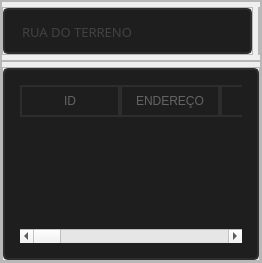
           <widget class="QFrame" name="frame_20">
            <property name="maximumSize">
             <size>
              <width>16777215</width>
              <height>16777215</height>
             </size>
            </property>
            <property name="frameShape">
             <enum>QFrame::StyledPanel</enum>
            </property>
            <property name="frameShadow">
             <enum>QFrame::Raised</enum>
            </property>
            <layout class="QVBoxLayout" name="verticalLayout_3">
             <property name="spacing">
              <number>0</number>
             </property>
             <property name="leftMargin">
              <number>0</number>
             </property>
             <property name="topMargin">
              <number>0</number>
             </property>
             <property name="rightMargin">
              <number>0</number>
             </property>
             <property name="bottomMargin">
              <number>0</number>
             </property>
             <item>
              <widget class="QFrame" name="frame_22">
               <property name="maximumSize">
                <size>
                 <width>16777215</width>
                 <height>60</height>
                </size>
               </property>
               <property name="frameShape">
                <enum>QFrame::StyledPanel</enum>
               </property>
               <property name="frameShadow">
                <enum>QFrame::Raised</enum>
               </property>
               <layout class="QHBoxLayout" name="horizontalLayout_18">
                <property name="spacing">
                 <number>5</number>
                </property>
                <property name="leftMargin">
                 <number>0</number>
                </property>
                <property name="topMargin">
                 <number>5</number>
                </property>
                <property name="rightMargin">
                 <number>0</number>
                </property>
                <property name="bottomMargin">
                 <number>5</number>
                </property>
                <item>
                 <widget class="QFrame" name="frame_25">
                  <property name="frameShape">
                   <enum>QFrame::StyledPanel</enum>
                  </property>
                  <property name="frameShadow">
                   <enum>QFrame::Raised</enum>
                  </property>
                  <layout class="QHBoxLayout" name="horizontalLayout_28">
                   <property name="spacing">
                    <number>0</number>
                   </property>
                   <property name="leftMargin">
                    <number>0</number>
                   </property>
                   <property name="topMargin">
                    <number>0</number>
                   </property>
                   <property name="rightMargin">
                    <number>0</number>
                   </property>
                   <property name="bottomMargin">
                    <number>0</number>
                   </property>
                   <item>
                    <widget class="QLineEdit" name="txt_rua">
                     <property name="sizePolicy">
                      <sizepolicy hsizetype="Expanding" vsizetype="Expanding">
                       <horstretch>0</horstretch>
                       <verstretch>0</verstretch>
                      </sizepolicy>
                     </property>
                     <property name="font">
                      <font>
                       <family>Quicksand</family>
                       <pointsize>10</pointsize>
                      </font>
                     </property>
                     <property name="styleSheet">
                      <string notr="true">QLineEdit{
	border: 2px solid rgb(45, 45, 45);
	border-radius: 5px;
	padding: 15px;
	background-color: rgb(30, 30, 30);
	color: rgb(100, 100, 100);
}
QLineEdit:hover{
	border: 2px solid rgb(55, 55, 55);
}
QLineEdit:focus{
	border: 2px solid rgb(255, 207, 0);
	color: rgb(200, 200, 200);
}</string>
                     </property>
                     <property name="maxLength">
                      <number>32</number>
                     </property>
                     <property name="placeholderText">
                      <string>RUA DO TERRENO</string>
                     </property>
                    </widget>
                   </item>
                  </layout>
                 </widget>
                </item>
                <item>
                 <widget class="QFrame" name="frame_26">
                  <property name="maximumSize">
                   <size>
                    <width>60</width>
                    <height>16777215</height>
                   </size>
                  </property>
                  <property name="frameShape">
                   <enum>QFrame::StyledPanel</enum>
                  </property>
                  <property name="frameShadow">
                   <enum>QFrame::Raised</enum>
                  </property>
                  <layout class="QHBoxLayout" name="horizontalLayout_29">
                   <property name="spacing">
                    <number>0</number>
                   </property>
                   <property name="leftMargin">
                    <number>0</number>
                   </property>
                   <property name="topMargin">
                    <number>0</number>
                   </property>
                   <property name="rightMargin">
                    <number>0</number>
                   </property>
                   <property name="bottomMargin">
                    <number>0</number>
                   </property>
                  </layout>
                 </widget>
                </item>
               </layout>
              </widget>
             </item>
             <item>
              <widget class="QFrame" name="frame_23">
               <property name="frameShape">
                <enum>QFrame::StyledPanel</enum>
               </property>
               <property name="frameShadow">
                <enum>QFrame::Raised</enum>
               </property>
               <layout class="QHBoxLayout" name="horizontalLayout_17">
                <property name="spacing">
                 <number>0</number>
                </property>
                <property name="leftMargin">
                 <number>0</number>
                </property>
                <property name="topMargin">
                 <number>5</number>
                </property>
                <property name="rightMargin">
                 <number>0</number>
                </property>
                <property name="bottomMargin">
                 <number>0</number>
                </property>
                <item>
                 <widget class="QFrame" name="frame_24">
                  <property name="frameShape">
                   <enum>QFrame::StyledPanel</enum>
                  </property>
                  <property name="frameShadow">
                   <enum>QFrame::Raised</enum>
                  </property>
                  <layout class="QHBoxLayout" name="horizontalLayout_32">
                   <property name="spacing">
                    <number>0</number>
                   </property>
                   <property name="leftMargin">
                    <number>0</number>
                   </property>
                   <property name="topMargin">
                    <number>0</number>
                   </property>
                   <property name="rightMargin">
                    <number>0</number>
                   </property>
                   <property name="bottomMargin">
                    <number>0</number>
                   </property>
                   <item>
                    <widget class="QTableWidget" name="tabWid_obra">
                     <property name="styleSheet">
                      <string notr="true">QTableWidget{
	border: 2px solid rgb(45, 45, 45);
	border-radius: 5px;
	padding: 15px;
	background-color: rgb(30, 30, 30);
	color: rgb(100, 100, 100);
}
QTableWidget:hover{
	border: 2px solid rgb(55, 55, 55);
}
QTableWidget:focus{
	border: 2px solid rgb(255, 207, 0);
	color: rgb(200, 200, 200);
}
QTableWidget:pressed{
	background-color:rgb(250, 230, 0);
	border: 2px solid rgb(255, 165, 24);
	color: rgb(35, 35, 35);
}
QHeaderView::section {
    background-color: rgb(30, 30, 30);
    padding: 5px;
    border: 2px solid rgb(45, 45, 45);
	color: rgb(100, 100, 100);
}

QTableWidget {
    gridline-color: rgb(255, 165, 24);
}

QTableWidget QTableCornerButton {
    background-color: rgb(30, 30, 30); 
}

QTableWidget QTableCornerButton::section {
    background-color: rgb(30, 30, 30);
}
</string>
                     </property>
                     <column>
                      <property name="text">
                       <string>ID</string>
                      </property>
                     </column>
                     <column>
                      <property name="text">
                       <string>ENDEREÇO</string>
                      </property>
                     </column>
                     <column>
                      <property name="text">
                       <string>BAIRRO</string>
                      </property>
                     </column>
                     <column>
                      <property name="text">
                       <string>NUMERO</string>
                      </property>
                     </column>
                     <column>
                      <property name="text">
                       <string>CIDADE</string>
                      </property>
                     </column>
                     <column>
                      <property name="text">
                       <string>LOTE</string>
                      </property>
                     </column>
                     <column>
                      <property name="text">
                       <string>QUADRA</string>
                      </property>
                     </column>
                     <column>
                      <property name="text">
                       <string>QUARTEIRÃO</string>
                      </property>
                     </column>
                     <column>
                      <property name="text">
                       <string>TIPO</string>
                      </property>
                     </column>
                     <column>
                      <property name="text">
                       <string>AREA</string>
                      </property>
                     </column>
                     <column>
                      <property name="text">
                       <string>ART</string>
                      </property>
                     </column>
                     <column>
                      <property name="text">
                       <string>VALOR PARCELA</string>
                      </property>
                     </column>
                     <column>
                      <property name="text">
                       <string>QUANT PARCELA</string>
                      </property>
                     </column>
                     <column>
                      <property name="text">
                       <string>DATA CONTRATO</string>
                      </property>
                     </column>
                     <column>
                      <property name="text">
                       <string>VALOR VISITA</string>
                      </property>
                     </column>
                     <column>
                      <property name="text">
                       <string>INSC. IMOB.</string>
                      </property>
                     </column>
                     <column>
                      <property name="text">
                       <string>DATA AVCB</string>
                      </property>
                     </column>
                     <column>
                      <property name="text">
                       <string>VENC. AVCB</string>
                      </property>
                     </column>
                     <column>
                      <property name="text">
                       <string>ID CLIENTE 1</string>
                      </property>
                     </column>
                     <column>
                      <property name="text">
                       <string>ID CLIENTE 2</string>
                      </property>
                     </column>
                     <column>
                      <property name="text">
                       <string>ID CLIENTE 3</string>
                      </property>
                     </column>
                     <column>
                      <property name="text">
                       <string>ID CLIENTE 4</string>
                      </property>
                     </column>
                    </widget>
                   </item>
                  </layout>
                 </widget>
                </item>
               </layout>
              </widget>
             </item>
            </layout>
           </widget>
